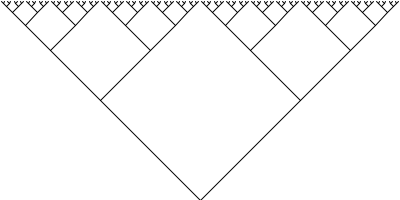
Frame 1 (no input)
Frame 60 (the mouse pressed at the canvas centre just before this capture): identical to frame 1, image omitted
Frame 120 (the mouse held since frame 60 and released just before this capture): identical to frame 1, image omitted

The Processing sketch that drew this single still picture (run headless with seeded random() and noise(); from frame 60 on, the mouse is pressed at the canvas centre):

// Processing sketch: exercise_13_10
// ── exercise_13_10.pde
void setup() {
  size(400, 200);
}

void draw() {
  background(255);
  stroke(0);
  branch(width/2, height, 100);
}

void branch(float x, float y, float h) {
  line(x, y, x-h, y-h);
  line(x, y, x+h, y-h);
  if (h > 2) {
    branch(x-h, y-h, h/2);
    branch(x+h, y-h, h/2);
  }
}
